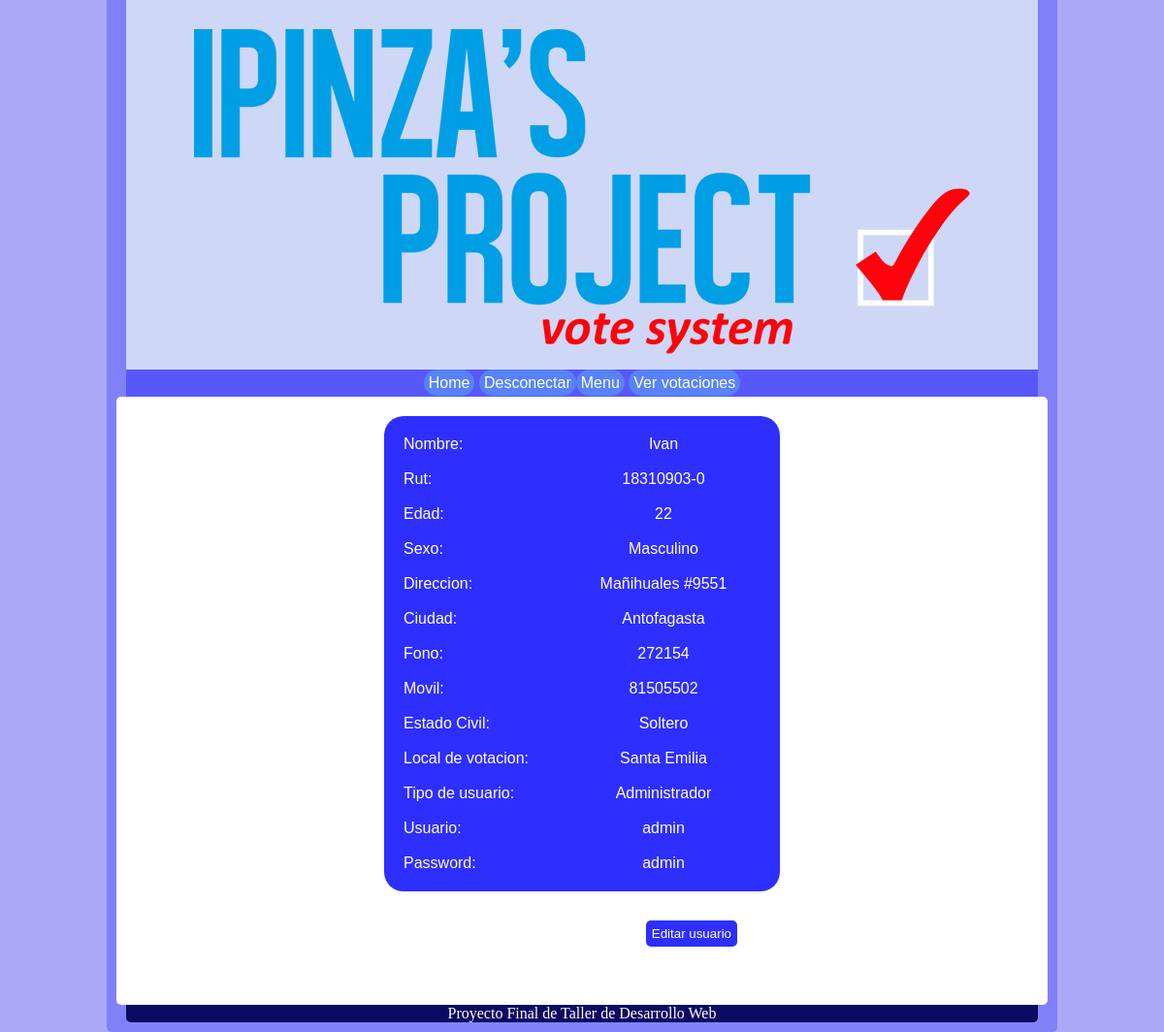
The page /final/detalleUsuario.php?var=1 (signed in) on the database its author committed.
### tables this page shows
CREATE TABLE `usuario` (
`ID_Usuario`  int(255) NOT NULL AUTO_INCREMENT ,
`Nombre`  varchar(100) NULL DEFAULT NULL ,
`RUT`  varchar(10) NULL DEFAULT NULL ,
`Edad`  int(3) NULL DEFAULT NULL ,
`Direccion`  varchar(255) NULL DEFAULT NULL ,
`Ciudad`  varchar(100) NULL DEFAULT NULL ,
`Fono`  int(7) NULL DEFAULT NULL ,
`Movil`  int(9) NULL DEFAULT NULL ,
`EstadoCivil`  varchar(50) NULL DEFAULT NULL ,
`EscuelaVotacion`  varchar(255) NULL DEFAULT NULL ,
`TipoUsuario`  int(255) NULL DEFAULT NULL ,
`Username`  varchar(255) NULL DEFAULT NULL ,
`Password`  varchar(255) NULL DEFAULT NULL ,
`Sexo`  varchar(15) NULL DEFAULT NULL ,
PRIMARY KEY (`ID_Usuario`),
FOREIGN KEY (`TipoUsuario`) REFERENCES `tipousuario` (`ID_Tipo`) ON DELETE RESTRICT ON UPDATE RESTRICT,
INDEX `ID_Tipo` (`TipoUsuario`) USING BTREE 
);

### final/detalleUsuario.php (the view, shortened to what this page needs)
<?php
$idUser = $_GET['var'];
	echo "<link rel='stylesheet' href='css/main.css'/>";
	echo "<link rel='stylesheet' href='css/adminEnlistar-Editar-Detalle.css'/>";
		echo "<div id='contenedor'>";
			echo "<div id='cabecera'>";
			echo "<div id='logo'>";
			include ("logo.php");
			echo "</div>";
			echo "<div id='menu'>";
			include ("menu.php");
			echo "</div>";
		echo "</div>";
			$query = "select * from usuario where ID_Usuario='$idUser'";
			$result = mysql_query($query);
			echo "<div id='panel'>";
			while ($row = mysql_fetch_row($result)) {
				do{
				echo "<table id='tablaLista'>";
				echo "<tr>";
				echo "<td class='izq'>";
				echo "Nombre:";
				echo "</td>";
				echo "<td>";
				echo "$row[1]";
				echo "</td>";
				echo "</tr>";
				echo "<tr>";
				echo "<td class='izq'>";
				echo "Rut: ";
				echo "</td>";
				echo "<td>";
				echo "$row[2]";
				echo "</td>";
				echo "</tr>";
				echo "<tr>";
				echo "<td class='izq'>";
				echo "Edad: ";
				echo "</td>";
				echo "<td>";
				echo "$row[3]";
				echo "</td>";
				echo "</tr>";
				echo "<td class='izq'>";
				echo "Sexo: ";
				echo "</td>";
				echo "<td>";
				echo "$row[13]";
				echo "</td>";
				echo "<tr>";
				echo "<td class='izq'>";
				echo "Direccion: ";
				echo "</td>";
				echo "<td>";
				echo "$row[4]";
				echo "</td>";
				echo "</tr>";
				echo "<tr>";
				echo "<td class='izq'>";
				echo "Ciudad: ";
				echo "</td>";
				echo "<td>";
				echo "$row[5]";
				echo "</td>";
				echo "</tr>";
				echo "<tr>";
				echo "<td class='izq'>";
				echo "Fono: ";
				echo "</td>";
				echo "<td>";
				echo "$row[6]";
				echo "</td>";
				echo "</tr>";
				echo "<tr>";
				echo "<td class='izq'>";
				echo "Movil: ";
				echo "</td>";
				echo "<td>";
				echo "$row[7]";
				echo "</td>";
				echo "</tr>";
				echo "<tr>";
				echo "<td class='izq'>";
				echo "Estado Civil: ";
				echo "</td>";
				echo "<td>";
				echo "$row[8]";
				echo "</td>";
				echo "</tr>";
				echo "<tr>";
				echo "<td class='izq'>";
				echo "Local de votacion: ";
				echo "</td>";
				echo "<td>";
				echo "$row[9]";
				echo "</td>";
				echo "</tr>";
				$tipoUsuario = "";
				if($row[10] == 1){
					$tipoUsuario = "Administrador";
				}elseif($row[10] == 2){
					$tipoUsuario = "Votante";
				}else{
					$tipoUsuario = "Usuario";
				}
				echo "<tr>";
				echo "<td class='izq'>";
				echo "Tipo de usuario: ";
				echo "</td>";
				echo "<td>";
				echo "$tipoUsuario";
				echo "</td>";
				echo "</tr>";
				echo "<tr>";
				echo "<td class='izq'>";
				echo "Usuario: ";
				echo "</td>";
				echo "<td>";
				echo "$row[11]";
				echo "</td>";
				echo "</tr>";
				echo "<tr>";
				echo "<td class='izq'>";
				echo "Password: ";
				echo "</td>";
				echo "<td>";
				echo "$row[12]";
				echo "</td>";
				echo "</tr>";
				echo "</table>";
				echo "<form method='post' action='editarUsuario.php'>";
				echo "<input type='submit' value='Editar usuario' name='submit' id='submit' class='submit'>";
				echo "</form>";
				}while($row = mysql_fetch_array($result));
			}
			echo "</div>";
			echo "<div id='pie'>";
			include ("pie.php");
			echo "</div>";
		echo "</div>";
?>

### final/css/main.css (style rules this page uses)
#contenedor { width: 960px; background-color: #8181F7; margin: 0 auto; padding: 0px 10px 10px 10px; border-radius: 0px 0px 5px 5px; moz-border-radius: 0px 0px 5px 5px; web-kit-border-radius: 0px 0px 5px 5px; }
#logo { width: 940px; background-color: #CED8F6; margin: 0 auto; }
#menu { font-family: Arial, "MS Trebuchet", sans-serif; width: 930px; background-color: #5858FA; margin: 0 auto; padding: 5px; }
#pie { width: 940px; background-color: #0B0B61; margin: 0 auto; color: white; text-align: center; border-radius: 0px 0px 5px 5px; moz-border-radius: 0px 0px 5px 5px; web-kit-border-radius: 0px 0px 5px 5px; }

### final/css/adminEnlistar-Editar-Detalle.css (style rules this page uses)
#panel { background-color: white; width: auto; margin: 0 auto; border-radius: 5px; padding: 20px; font-family: Arial, sans-serif; }
table { text-align: center; background-color: #2E2EFE; width:auto; margin: auto; padding: 10px; border-radius: 20px; }
td { width: 200px; text-align: center; color:white; border-radius: 10px; padding: 8px; }
.izq { width: 150px; text-align: left; color:white; border-radius: 10px; padding: 8px; }
input.submit { background-color: #2E2EFE; display:block; position: right; color: white; margin: 30px 300px 40px auto; border: 15px; padding: 6px; border-radius: 5px; }

### rows shown on the page
usuario: Nombre "Ivan", RUT "18310903-0", Edad "22", Sexo "Masculino", Direccion "Mañihuales #9551", Ciudad "Antofagasta", Fono "272154", Movil "81505502", EstadoCivil "Soltero", EscuelaVotacion "Santa Emilia", TipoUsuario "Administrador", Username "admin", Password "admin"
